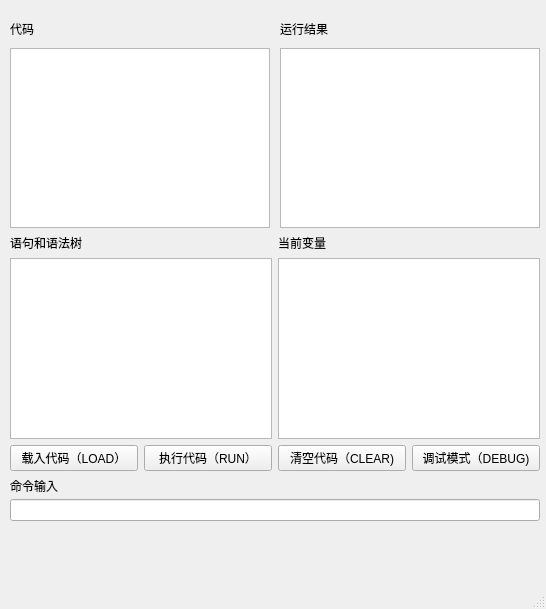
<?xml version="1.0" encoding="UTF-8"?>
<ui version="4.0">
 <class>MainWindow</class>
 <widget class="QMainWindow" name="MainWindow">
  <property name="geometry">
   <rect>
    <x>0</x>
    <y>0</y>
    <width>546</width>
    <height>609</height>
   </rect>
  </property>
  <property name="windowTitle">
   <string>MainWindow</string>
  </property>
  <widget class="QWidget" name="centralwidget">
   <widget class="QWidget" name="">
    <property name="geometry">
     <rect>
      <x>10</x>
      <y>20</y>
      <width>530</width>
      <height>541</height>
     </rect>
    </property>
    <layout class="QVBoxLayout" name="verticalLayout_6">
     <item>
      <layout class="QHBoxLayout" name="horizontalLayout_2">
       <property name="spacing">
        <number>10</number>
       </property>
       <item>
        <layout class="QVBoxLayout" name="verticalLayout">
         <item>
          <widget class="QLabel" name="label">
           <property name="text">
            <string>代码</string>
           </property>
          </widget>
         </item>
         <item>
          <widget class="QTextBrowser" name="textBrowser"/>
         </item>
        </layout>
       </item>
       <item>
        <layout class="QVBoxLayout" name="verticalLayout_2">
         <item>
          <widget class="QLabel" name="label_2">
           <property name="text">
            <string>运行结果</string>
           </property>
          </widget>
         </item>
         <item>
          <widget class="QTextBrowser" name="textBrowser_2"/>
         </item>
        </layout>
       </item>
      </layout>
     </item>
     <item>
      <layout class="QHBoxLayout" name="horizontalLayout_3">
       <item>
        <layout class="QVBoxLayout" name="verticalLayout_3">
         <item>
          <widget class="QLabel" name="label_3">
           <property name="text">
            <string>语句和语法树</string>
           </property>
          </widget>
         </item>
         <item>
          <widget class="QTextBrowser" name="textBrowser_3"/>
         </item>
        </layout>
       </item>
       <item>
        <layout class="QVBoxLayout" name="verticalLayout_5">
         <item>
          <widget class="QLabel" name="label_5">
           <property name="text">
            <string>当前变量</string>
           </property>
          </widget>
         </item>
         <item>
          <widget class="QTextBrowser" name="textBrowser_4"/>
         </item>
        </layout>
       </item>
      </layout>
     </item>
     <item>
      <layout class="QHBoxLayout" name="horizontalLayout">
       <item>
        <widget class="QPushButton" name="pushButton">
         <property name="text">
          <string>载入代码（LOAD）</string>
         </property>
        </widget>
       </item>
       <item>
        <widget class="QPushButton" name="pushButton_2">
         <property name="text">
          <string>执行代码（RUN）</string>
         </property>
        </widget>
       </item>
       <item>
        <widget class="QPushButton" name="pushButton_3">
         <property name="text">
          <string>清空代码（CLEAR)</string>
         </property>
        </widget>
       </item>
       <item>
        <widget class="QPushButton" name="pushButton_4">
         <property name="text">
          <string>调试模式（DEBUG)</string>
         </property>
        </widget>
       </item>
      </layout>
     </item>
     <item>
      <layout class="QVBoxLayout" name="verticalLayout_4" stretch="5,1">
       <property name="spacing">
        <number>4</number>
       </property>
       <property name="leftMargin">
        <number>0</number>
       </property>
       <property name="topMargin">
        <number>0</number>
       </property>
       <property name="rightMargin">
        <number>0</number>
       </property>
       <property name="bottomMargin">
        <number>40</number>
       </property>
       <item>
        <widget class="QLabel" name="label_4">
         <property name="text">
          <string>命令输入</string>
         </property>
        </widget>
       </item>
       <item>
        <widget class="QLineEdit" name="lineEdit"/>
       </item>
      </layout>
     </item>
    </layout>
   </widget>
  </widget>
  <widget class="QMenuBar" name="menubar">
   <property name="geometry">
    <rect>
     <x>0</x>
     <y>0</y>
     <width>546</width>
     <height>21</height>
    </rect>
   </property>
  </widget>
  <widget class="QStatusBar" name="statusbar"/>
 </widget>
 <resources/>
 <connections/>
</ui>
